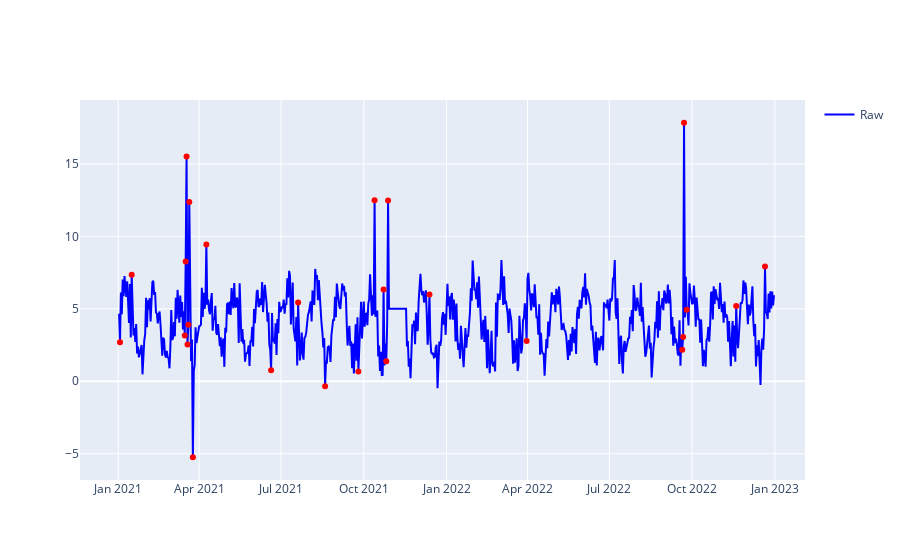

The code cell stored with this chart in its notebook:
### Code cell
import pandas as pd
import numpy as np
import numpy as np
import pandas as pd
from sklearn.cluster import KMeans
import matplotlib.pyplot as plt 
from statsmodels.tsa.seasonal import seasonal_decompose
import plotly.express as px
from plotly.subplots import make_subplots
import plotly.graph_objects as go

def outliers_with_z (X, threshold):
   return X[((X-X.mean()).abs() > threshold * X.std())]
   

def outliers_with_quantile (X):
    Q1 = X.quantile(0.25)
    Q3 = X.quantile(0.75)
    IQR = Q3 - Q1
    Xout = X[((X < (Q1 - 1.5 * IQR)) |(X > (Q3 + 1.5 * IQR)))]
    return  Xout


def get_stl_outliers (data,period):
    result = seasonal_decompose(data, model='additive', extrapolate_trend='freq', period=period)
    resid = result.resid
    Xout = outliers_with_quantile (resid)
    return data.loc[Xout.index]


# this is for kmeans 

def sampling_data (data, slide_len, segment_len):
    segments = []
    for start_pos in range(0, len(data), slide_len):
       end_pos = start_pos + segment_len
       # make a copy so changes to 'segments' doesn't modify the original ekg_data
       segment = np.copy(data[start_pos:end_pos])
       # if we're at the end and we've got a truncated segment, drop it
       if len(segment) != segment_len:
           continue
       segments.append(segment)
    return segments  



class KM_outliers:
   def __init__(self, num_clusters, segment_size,leg_size):
      self.num_clusters = num_clusters  
      self.segment_size  = segment_size  
      self.leg_size = leg_size  
      self.model = KMeans(n_clusters=self.num_clusters)
      self.__set_window()
      self.segments = None  

   def __set_window (self):
      window_rads = np.linspace(0,np.pi,self.segment_size)
      self.window = np.sin(window_rads)**2

   def training(self,data):

      windowed_segments = []
      self.segments = sampling_data(data,self.leg_size,self.segment_size)
      for segment in self.segments:
          windowed_segments.append(segment*self.window)

      self.model.fit(windowed_segments) 
  
   
   def reconstruct(self,data):

      reconstructed_data = np.zeros(len(data))

      for segment_n, segment in enumerate(self.segments):
         segment *= self.window
         segment = np.reshape(segment,(1,self.segment_size))
         nearest_match_idx = self.model.predict(segment)[0]
         nearest_match = np.copy(self.model.cluster_centers_[nearest_match_idx])
         pos = int(segment_n* self.leg_size)
         if pos+self.segment_size < len(data):
             reconstructed_data[pos:pos+self.segment_size] += nearest_match
    
      data_out = pd.Series (reconstructed_data)
      data_out.index = data.index 

      return data_out
    
    
    
def get_data ():
    T1 = 30
    dates = pd.date_range (start='01-02-2021',end='31-12-2022',freq='D')
    noise = np.random.normal (4.0,1.0, [len (dates)])
    t = np.linspace (0, len(dates), len(dates))
    y1 = 2.0 *  np.sin (2.0 * np.pi  * t /T1 )
    data = noise + y1 
    X = pd.Series (data=data, index=dates)
    
    rand_pos = np.random.randint (0, len(X),[20])
    rand_val1= np.random.normal (10.0,5.0,[10])
    rand_val2 = np.random.normal (2.0,5.0,[10])
    
    X.iloc[rand_pos[:10]] = rand_val1
    X.iloc[rand_pos[10:]] = rand_val2
    X.iloc[300:320] =5
    
    
    return X 
    
  
def plot_data (X, Y):
               
    fig = make_subplots(rows=1, cols=1, shared_xaxes=False,
                        horizontal_spacing=0.1, vertical_spacing=0.05)

    
    fig1 = px.line(X,  markers=False)
    trace1 = fig1['data'][0]

    fig2 = px.scatter(x=Y.index, y=Y.values)
    trace2 = fig2['data'][0]


    colors = ['blue', 'red']
    names = ['Raw', 'Outliers']
    symb = ['line','marker']
    
    
    
    fig.add_trace(trace1, row=1, col=1)
    fig.add_trace(trace2, row=1, col=1)
    
    for i in range (0, 2):
        fig['data'][i][symb[i]]['color'] = colors[i]
        fig['data'][i]['name'] = names[i]
        fig['data'][i]['showlegend'] = True  
    

    
    return fig

    


    
    
if __name__ == "__main__":
    
    X  = get_data ()
    
    
    #KM_outliers (num_clusters, segment_size,leg_size)

    
    #print(Y_Z)
    
    #Y_Q = outliers_with_quantile (X)
    
    Y_STL = get_stl_outliers (X,7)
    
    fig = plot_data (X, Y_STL)
    fig.show()
    
    #fig, axs = plt.subplots(1,1,figsize=(12,8))
    
    #axs.plot(X,'k-',label='Raw')
    #axs.plot(Y_Z,'ro',label='Z Outliers')
    #axs.plot(Y_Q,'bo',label='Q Outliers')
    axs.plot(Y_STL,'ro',label='STL Outliers')
    
    #plt.legend()
    #plt.show()

### Figure 1 — Plotly figure (JSON) as saved in the notebook; plotly's stock layout.template omitted (floating-point values rounded to 4 significant figures; data arrays with more than 128 entries replaced by an {"elided": "..."} marker saying what was removed)
{"data": [{"hovertemplate": "variable=0<br>index=%{x}<br>value=%{y}<extra></extra>", "legendgroup": "0", "line": {"color": "blue", "dash": "solid"}, "marker": {"symbol": "circle"}, "mode": "lines", "name": "Raw", "orientation": "v", "showlegend": true, "type": "scatter", "x": {"elided": "729 str values"}, "xaxis": "x", "y": {"elided": "729 float values"}, "yaxis": "y"}, {"hovertemplate": "x=%{x}<br>y=%{y}<extra></extra>", "legendgroup": "", "marker": {"color": "red", "symbol": "circle"}, "mode": "markers", "name": "Outliers", "orientation": "v", "showlegend": false, "type": "scatter", "x": ["2021-01-03T00:00:00", "2021-01-16T00:00:00", "2021-03-16T00:00:00", "2021-03-17T00:00:00", "2021-03-18T00:00:00", "2021-03-19T00:00:00", "2021-03-20T00:00:00", "2021-03-21T00:00:00", "2021-03-25T00:00:00", "2021-04-09T00:00:00", "2021-06-20T00:00:00", "2021-07-20T00:00:00", "2021-08-19T00:00:00", "2021-09-25T00:00:00", "2021-10-13T00:00:00", "2021-10-23T00:00:00", "2021-10-26T00:00:00", "2021-10-28T00:00:00", "2021-12-13T00:00:00", "2022-03-31T00:00:00", "2022-09-20T00:00:00", "2022-09-21T00:00:00", "2022-09-22T00:00:00", "2022-09-25T00:00:00", "2022-11-19T00:00:00", "2022-12-21T00:00:00"], "xaxis": "x", "y": [2.689, 7.349, 3.152, 8.267, 15.5, 2.54, 3.903, 12.37, -5.243, 9.431, 0.7603, 5.431, -0.3401, 0.6689, 12.49, 6.34, 1.377, 12.47, 5.988, 2.776, 2.174, 3.055, 17.84, 4.93, 5.202, 7.924], "yaxis": "y"}], "layout": {"showlegend": true, "xaxis": {"anchor": "y", "domain": [0, 1]}, "yaxis": {"anchor": "x", "domain": [0, 1]}}}
